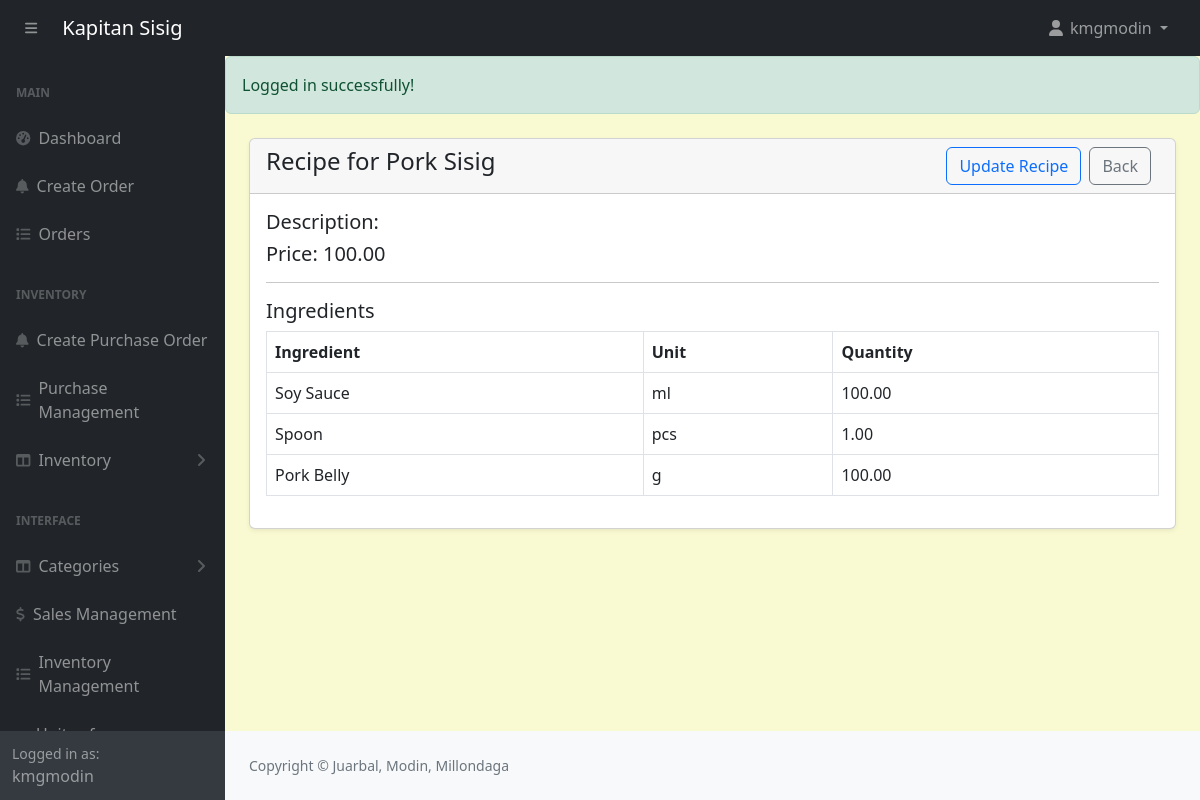
The page /admin/recipe-view.php?id=5 (signed in) on the database its author committed.
### tables this page shows
CREATE TABLE `products` (
  `id` int(11) NOT NULL,
  `category_id` int(11) NOT NULL,
  `productname` varchar(191) NOT NULL,
  `description` varchar(191) NOT NULL,
  `price` decimal(10,2) NOT NULL,
  `image` varchar(255) NOT NULL,
  `created_at` date NOT NULL DEFAULT current_timestamp(),
  `quantity` int(11) NOT NULL
);

CREATE TABLE `recipe_ingredients` (
  `id` int(11) NOT NULL,
  `recipe_id` int(11) NOT NULL,
  `ingredient_id` int(11) NOT NULL,
  `quantity` decimal(10,2) NOT NULL,
  `unit_id` int(11) NOT NULL
);

CREATE TABLE `ingredients` (
  `id` int(11) NOT NULL,
  `name` varchar(191) NOT NULL,
  `unit_id` int(11) NOT NULL,
  `category` varchar(191) NOT NULL,
  `quantity` decimal(10,2) NOT NULL,
  `reorder_point` decimal(10,2) NOT NULL
);

CREATE TABLE `units_of_measure` (
  `id` int(11) NOT NULL,
  `category_id` int(11) DEFAULT NULL,
  `uom_name` varchar(255) DEFAULT NULL,
  `type` enum('reference','bigger','smaller') DEFAULT NULL,
  `ratio` decimal(10,5) DEFAULT NULL,
  `active` tinyint(1) DEFAULT 1,
  `rounding_precision` decimal(10,5) DEFAULT NULL
);

### admin/recipe-view.php (the view, shortened to what this page needs)
<?php
include('includes/header.php');
if (isset($_SESSION['message'])): ?>
    <div class="alert alert-success">
        <?= htmlspecialchars($_SESSION['message']); ?>
    </div>
<?php endif; ?>
<?php
if (isset($_GET['id'])) {
    $productId = $_GET['id'];
    $productQuery = "SELECT * FROM products WHERE id = '$productId' LIMIT 1";
    $productResult = mysqli_query($conn, $productQuery);
    $product = mysqli_fetch_assoc($productResult);
    $recipeQuery = "SELECT r.id AS recipe_id
                    FROM recipes r
                    WHERE r.product_id = '$productId'
                    LIMIT 1";
    $recipeResult = mysqli_query($conn, $recipeQuery);
    if ($recipeResult && mysqli_num_rows($recipeResult) > 0) {
        $recipe = mysqli_fetch_assoc($recipeResult);
        $recipeId = $recipe['recipe_id'];
        $ingredientQuery = "
            SELECT i.name AS ingredient_name, ri.quantity, u.uom_name AS unit_name, i.category
            FROM recipe_ingredients ri
            JOIN ingredients i ON ri.ingredient_id = i.id
            JOIN units_of_measure u ON ri.unit_id = u.id
            WHERE ri.recipe_id = '$recipeId'
            ORDER BY i.category, i.name
            ";
        $ingredientResult = mysqli_query($conn, $ingredientQuery);
    } else {
        $ingredientResult = null;
    }
}
?>
<div class="container-fluid px-4 pb-4">
    <div class="card mt-4 shadow-sm">
        <div class="card-header">
            <h4 class="mb-0">Recipe for <?= htmlspecialchars($product['productname']); ?>
                <a href="products.php" class="btn btn-outline-secondary float-end me-2">Back</a>
                <?php if (isset($recipeId)): ?>
                    <a href="recipe-edit.php?id=<?= urlencode($recipeId); ?>" class="btn btn-outline-primary float-end me-2">Update Recipe</a>
                <?php endif; ?>
            </h4>
        </div>
        <div class="card-body">
            <h5>Description: <?= htmlspecialchars($product['description']); ?></h5>
            <h5>Price: <?= htmlspecialchars($product['price']); ?></h5>
            <hr />
            <h5>Ingredients</h5>
            <table class="table table-bordered">
                <thead>
                    <tr>
                        <th>Ingredient</th>
                        <th>Unit</th>
                        <th>Quantity</th>
                    </tr>
                </thead>
                <tbody>
                    <?php if (isset($ingredientResult) && mysqli_num_rows($ingredientResult) > 0): ?>
                        <?php while ($row = mysqli_fetch_assoc($ingredientResult)): ?>
                            <tr>
                                <td><?= htmlspecialchars($row['ingredient_name']); ?></td>
                                <td><?= htmlspecialchars($row['unit_name']); ?></td>
                                <td><?= htmlspecialchars($row['quantity']); ?></td>
                            </tr>
                        <?php endwhile; ?>
                    <?php else: ?>
                        <tr>
                            <td colspan="3">No ingredients found for this product. <?= isset($recipeId) ? "A recipe exists, but no ingredients have been added." : "No recipe exists for this product."; ?></td>
                        </tr>
                    <?php endif; ?>
                </tbody>
            </table>
        </div>
    </div>
</div>
<?php include('includes/footer.php'); ?>

### admin/assets/css/custom.css (style rules this page uses)
body { margin: 0; font-family: system-ui, -apple-system, "Segoe UI", Roboto, "Helvetica Neue", "Noto Sans", "Liberation Sans", Arial, sans-serif; font-size: 1rem; font-weight: 400; line-height: 1.5; color: #212529; text-align: left; background-color: #FAFAD2; -webkit-text-size-adjust: 100%; -webkit-tap-highlight-color: rgba(0, 0, 0, 0); }

### rows shown on the page
products: productname "Pork Sisig", price "100.00"
recipe_ingredients: ingredient.name "Soy Sauce", units_of_measure.uom_name "ml", quantity "100.00"
recipe_ingredients: ingredient.name "Spoon", units_of_measure.uom_name "pcs", quantity "1.00"
recipe_ingredients: ingredient.name "Pork Belly", units_of_measure.uom_name "g", quantity "100.00"

### other values the page prints
$_SESSION['loggedInUser']['username'] "kmgmodin"
$_SESSION['message'] "Logged in successfully!"
